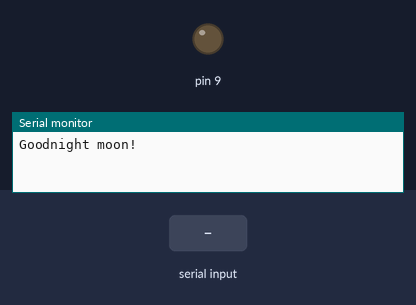
Simulated run of this sketch. Board: Arduino Uno, built with avr-gcc and run on an emulated ATmega328P. Shown: output pins drawn as LEDs (lit = HIGH), the last lines printed to the serial monitor. The inputs (shaded band) are chosen by the test bench.

Above: at 1.2 s.
1.3 s: "0" received over Serial
At 1.9 s:
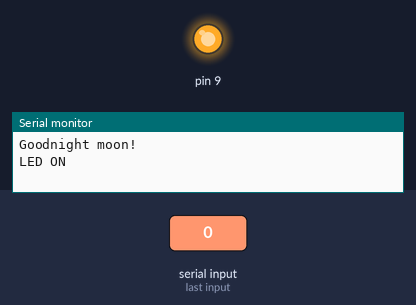
4.3 s: "1" received over Serial
At 5.4 s:
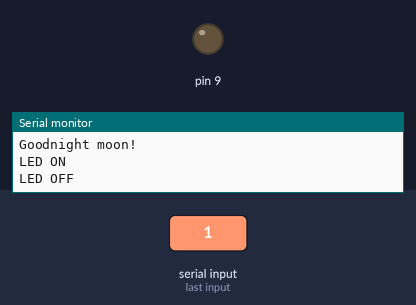
Timing chart, 0 to 7.3 s (numbered marks = the images above; inputs shaded):
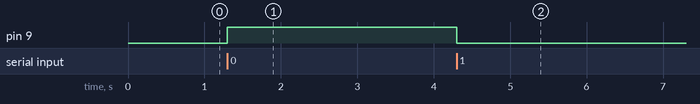

The sketch:

Bluetooth_Lesson_LED.ino
```cpp
#include<SoftwareSerial.h>
SoftwareSerial mySerial(11, 12);       //TXD11  RXD12
void setup() {
  Serial.begin(9600);
  while (!Serial) {
    ;
  }
  pinMode(9,OUTPUT);
  Serial.println("Goodnight moon!");
  mySerial.begin(38400);
  mySerial.println("Hello, world?");
}
void loop() {
  if (mySerial.available()) {
    Serial.write(mySerial.read());
  }
  if (Serial.available() > 0)
  {
    int incomingByte = Serial.read();
    switch (incomingByte)
    {
      case'0'://48
        digitalWrite(9,HIGH);
        Serial.println("LED ON");
        break;
      case'1'://49
       digitalWrite(9,LOW);
        Serial.println("LED OFF");
        break;
    }
  }
}
```

Measured:
- after the input at 1.3 s, pin 9: LOW → HIGH at once
- after the input at 4.3 s, pin 9: HIGH → LOW at once
